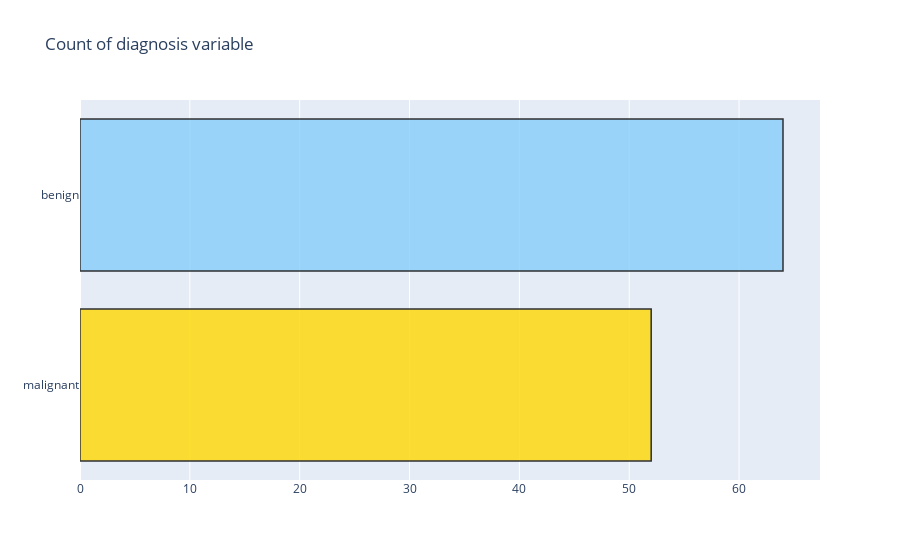

This figure's notebook cell:
### Markdown cell above
# Univariate analysis

### Code cell
import warnings
import plotly.offline as py
py.init_notebook_mode(connected=True)
import plotly.graph_objs as go
import plotly.tools as tls
import plotly.figure_factory as ff

warnings.filterwarnings('ignore') #ignore warning messages
# 2 datasets
data=df1
M = data[(data['Classification'] != 1)] #Malignant
B = data[(data['Classification'] == 1)] # healthy
#------------COUNT-----------------------
trace = go.Bar(x = (len(M), len(B)), y = ['malignant', 'benign'], orientation = 'h', opacity = 0.8, marker=dict(
        color=[ 'gold', 'lightskyblue'],
        line=dict(color='#000000',width=1.5)))

layout = dict(title =  'Count of diagnosis variable')
                    
fig = dict(data = [trace], layout=layout)
py.iplot(fig)

### Figure 1 — Plotly figure (JSON) as saved in the notebook; plotly's stock layout.template omitted (floating-point values rounded to 4 significant figures)
{"data": [{"marker": {"color": ["gold", "lightskyblue"], "line": {"color": "#000000", "width": 1.5}}, "opacity": 0.8, "orientation": "h", "type": "bar", "x": [52, 64], "y": ["malignant", "benign"]}], "layout": {"title": {"text": "Count of diagnosis variable"}}}
